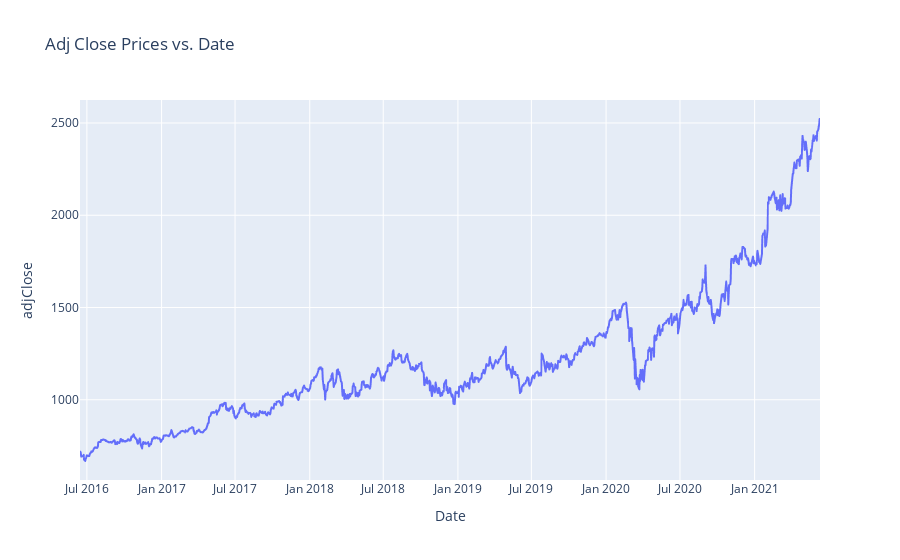

Notebook cell for this chart:
### Code cell
fig = px.line(df, x='date', y='adjClose', title='Adj Close Prices vs. Date')
fig.update_xaxes(title='Date')
fig.update_yaxes(title='adjClose')

fig.show()

### Figure 1 — Plotly figure (JSON) as saved in the notebook; plotly's stock layout.template omitted (floating-point values rounded to 4 significant figures; data arrays with more than 128 entries replaced by an {"elided": "..."} marker saying what was removed)
{"data": [{"hovertemplate": "date=%{x}<br>adjClose=%{y}<extra></extra>", "legendgroup": "", "line": {"color": "#636efa", "dash": "solid"}, "marker": {"symbol": "circle"}, "mode": "lines", "name": "", "showlegend": false, "type": "scattergl", "x": {"elided": "1258 str values"}, "xaxis": "x", "y": {"elided": "1258 float values"}, "yaxis": "y"}], "layout": {"legend": {"tracegroupgap": 0}, "title": {"text": "Adj Close Prices vs. Date"}, "xaxis": {"anchor": "y", "domain": [0, 1], "title": {"text": "Date"}}, "yaxis": {"anchor": "x", "domain": [0, 1], "title": {"text": "adjClose"}}}}
